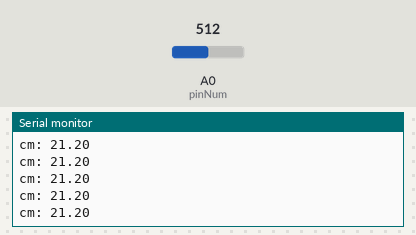
Simulated run of this sketch. Board: Arduino Uno, built with avr-gcc and run on an emulated ATmega328P. Parts: the last lines printed to the serial monitor. The inputs (shaded band) are chosen by the test bench; at power-on: A0 (pinNum) = 512.

Above: at 1.2 s.
1.3 s: A0 (pinNum) set to 0
At 1.42 s:
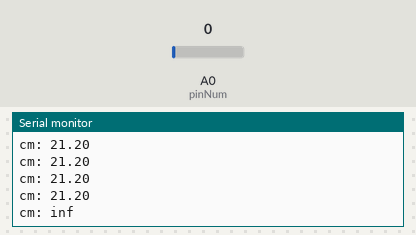
3.3 s: A0 (pinNum) set to 122
At 3.33 s:
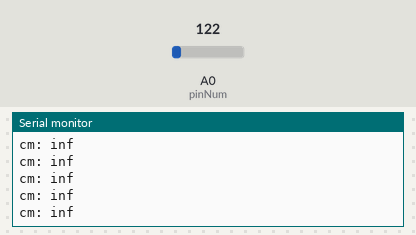
Timing chart, 0 to 6.3 s (numbered marks = the images above; inputs shaded):
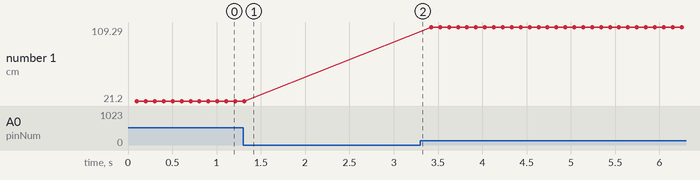

Measured:
- after the input at 1.3 s, the serial monitor: prints a new line after 0.11 s (image 1)
- plotted number 1: 21.2 → 109 after the input at 3.3 s

The sketch:

distanceSensor.ino
```cpp
#define sensorIR 15//Must be an analog pin
int pinNum = A0; //아날로그 0번핀 사용
float sensorValue, inches, cm;    //Must be of type float for pow()

void setup() {
  Serial.begin(9600);
  pinMode (pinNum, INPUT); //A0번핀을 INPUT으로 설정
}

void loop() {
  sensorValue = analogRead(pinNum);
  //inches = 4192.936 * pow(sensorValue,-0.935) - 3.937;
  cm = 10650.08 * pow(sensorValue,-0.935) - 10;
  delay(100);
  Serial.print("cm: ");
  Serial.println(cm);
}
```
